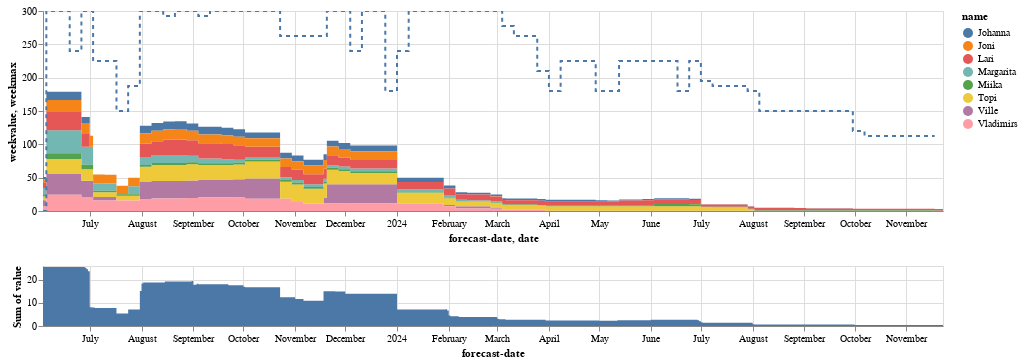

The cell this chart's notebook holds for it:
### Code cell
options = ["d", "week", "m"]
labels = [option + " " for option in options]

input_dropdown = alt.binding_radio(
    # Add the empty selection which shows all when clicked
    options=options + [None],
    labels=labels + ["All"],
    name="Region: ",
)
selection = alt.selection_point(
    fields=["week"],
    bind=input_dropdown,
)


brush = alt.selection_interval(encodings=["x"])
selected_user = alt.selection_point(encodings=["color"], on="mouseover")

base = (
    alt.Chart(source)
    # .encode(x="forecast-date:T", y="sum(value):Q")
    .properties(width=900, height=200)
)

upper = (
    base.transform_joinaggregate(
        date="min(forecast-date)",
        weekvalue="sum(value)",
        weekmax="sum(max)",
        groupby=["week", "year", "name"],
    )
    .transform_joinaggregate(
        monthvalue="sum(value)",
        monthmax="sum(max)",
        month="min(forecast-date)",
        groupby=["year", "month", "name"],
    )
    .mark_area(interpolate="step-after")
    .encode(
        x=alt.X("forecast-date:T").scale(domain=brush),
        y="weekvalue:Q",
        color="name:N",
        opacity=alt.condition(selected_user, alt.value(1), alt.value(0.5)),
        tooltip=[
            alt.Tooltip(
                "forecast-date", title="Päiväys", format="vko %V / %Y (%-d.%-m.%Y)"
            ),
            alt.Tooltip("name", title="Nimi"),
            alt.Tooltip("month:T", title="KK", format="%B"),
            alt.Tooltip("monthvalue:Q", title="h/kk", format=".1f"),
            alt.Tooltip("weekmax:Q", title="Maksimi", format=".1f"),
            alt.Tooltip("weekvalue:Q", title="h/vko", format=".1f"),
            alt.Tooltip("sum(value)", title="h/vrk", format=".1f"),
        ]
        # ).transform_calculate(
        #    month = "month(date)",
    )
    .add_params(selected_user)
)

max_line = (
    base.transform_aggregate(
        date="min(forecast-date)", weekmax="sum(max)", groupby=["week", "year"]
    )
    .mark_line(interpolate="step-after", strokeDash=[4, 4])
    .encode(x=alt.X("date:T").scale(domain=brush), y="weekmax:Q")
)

lower = (
    base.mark_area(interpolate="step-after")
    .encode(x="forecast-date:T", y="sum(value):Q")
    .properties(height=60)
    .add_params(brush)
)

((upper + max_line) & lower)

# max_line

### Figure 1 — Vega-Lite specification as saved in the notebook (floating-point values rounded to 4 significant figures; data arrays with more than 128 entries replaced by an {"elided": "..."} marker saying what was removed)
{"config": {"view": {"continuousWidth": 300, "continuousHeight": 300}}, "vconcat": [{"layer": [{"mark": {"type": "area", "interpolate": "step-after"}, "encoding": {"color": {"field": "name", "type": "nominal"}, "opacity": {"condition": {"param": "param_258", "value": 1}, "value": 0.5}, "tooltip": [{"field": "forecast-date", "format": "vko %V / %Y (%-d.%-m.%Y)", "title": "Päiväys", "type": "temporal"}, {"field": "name", "title": "Nimi", "type": "nominal"}, {"field": "month", "format": "%B", "title": "KK", "type": "temporal"}, {"field": "monthvalue", "format": ".1f", "title": "h/kk", "type": "quantitative"}, {"field": "weekmax", "format": ".1f", "title": "Maksimi", "type": "quantitative"}, {"field": "weekvalue", "format": ".1f", "title": "h/vko", "type": "quantitative"}, {"aggregate": "sum", "field": "value", "format": ".1f", "title": "h/vrk", "type": "quantitative"}], "x": {"field": "forecast-date", "scale": {"domain": {"param": "param_257"}}, "type": "temporal"}, "y": {"field": "weekvalue", "type": "quantitative"}}, "name": "view_149", "transform": [{"joinaggregate": [{"op": "min", "field": "forecast-date", "as": "date"}, {"op": "sum", "field": "value", "as": "weekvalue"}, {"op": "sum", "field": "max", "as": "weekmax"}], "groupby": ["week", "year", "name"]}, {"joinaggregate": [{"op": "sum", "field": "value", "as": "monthvalue"}, {"op": "sum", "field": "max", "as": "monthmax"}, {"op": "min", "field": "forecast-date", "as": "month"}], "groupby": ["year", "month", "name"]}]}, {"mark": {"type": "line", "interpolate": "step-after", "strokeDash": [4, 4]}, "encoding": {"x": {"field": "date", "scale": {"domain": {"param": "param_257"}}, "type": "temporal"}, "y": {"field": "weekmax", "type": "quantitative"}}, "transform": [{"aggregate": [{"op": "min", "field": "forecast-date", "as": "date"}, {"op": "sum", "field": "max", "as": "weekmax"}], "groupby": ["week", "year"]}]}], "height": 200, "width": 900}, {"mark": {"type": "area", "interpolate": "step-after"}, "encoding": {"x": {"field": "forecast-date", "type": "temporal"}, "y": {"aggregate": "sum", "field": "value", "type": "quantitative"}}, "height": 60, "name": "view_150", "width": 900}], "data": {"name": "data-a81ff2f8f2be98386c63fe51acc74037"}, "params": [{"name": "param_258", "select": {"type": "point", "encodings": ["color"], "on": "mouseover"}, "views": ["view_149"]}, {"name": "param_257", "select": {"type": "interval", "encodings": ["x"]}, "views": ["view_150"]}], "$schema": "https://vega.github.io/schema/vega-lite/v5.8.0.json", "datasets": {"data-a81ff2f8f2be98386c63fe51acc74037": {"elided": "3398 records"}}}
